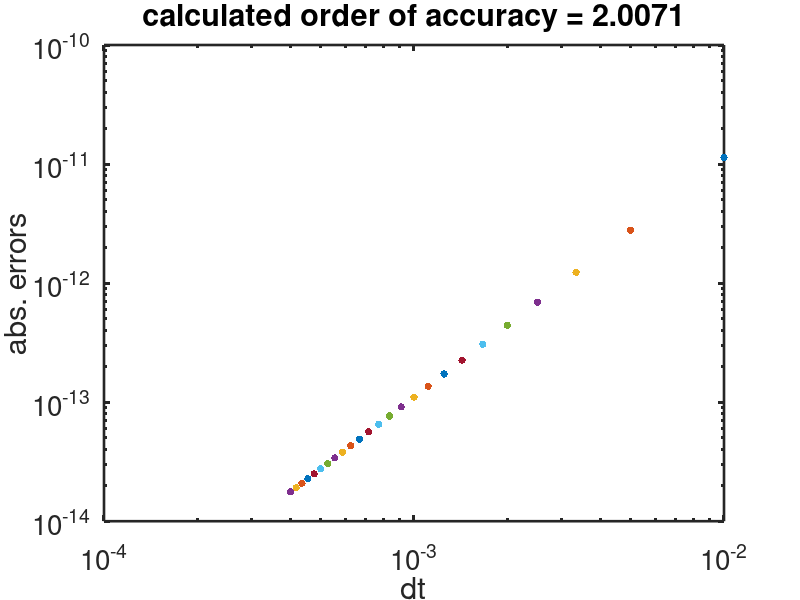

Recreate this plot in MATLAB.
% Sample solution m-file.
% Suggested solutions to guide tutors.
%--------------------------------
% Investigating the order of accuracy for some common 
% numerical schemes for ODES.
% Numerically solving the ODE
% du/dt=alpha*u

set(0,'defaultaxesfontsize',20,'defaultaxeslinewidth',1.9, ...
    'defaultlinelinewidth',2.5,'defaultpatchlinewidth',1.9)

clear all;  % clearing variables from workspace
close all;  % closing figure windows
format long; % display all the decimal places

alpha=-4.;  % suggested alpha
finaltime=5.;  % suggested final time
dtvect=[];  % declaring two empty matrices to store dt's and errors  
errorvect=[];

% loop for different timestep sizes
for ndt=2:2:50
 u0=1.;  % initial condition
 u=u0;  % set first value of f to f0
 dt=0.02/ndt;  % timestep sizes
 itimelast=round(finaltime/dt);  % total number of timesteps required

 for itime=0:itimelast-1  % timestepping loop
  switch 3  % use switch to choose which case to run
   case 1  %Explicit Euler
%BEGIN: WRITE YOUR CODE HERE, time-marching in u 
    u=u+dt*(alpha*u);  
%END
   case 2  %Heun
%BEGIN: WRITE YOUR CODE HERE, time-marching in u  
    k1=dt*(alpha*u);
    k2=dt*(alpha*(u+k1));
    u=u+0.5*(k1+k2);
%END
   case 3  %Midpoint method
%BEGIN: WRITE YOUR CODE HERE, time-marching in u
   umid=u+0.5*dt*(alpha*u);
   u=u+dt*(alpha*umid);
%END
  end  
  t=dt*(itime+1);  %advance to next time instant
  exact=exp(alpha*t)*u0;  %the exact solution to the ODE
  error=abs(u-exact);
 end  
  figure(1)
  loglog(dt,error,'.','MarkerSize',16)  %plotting errors against dt 
  hold on;
% store dt and final error to dt_vect and error_vect respectively
  dtvect=[dtvect; dt]; errorvect=[errorvect; error];
end
hold off;
 
p=polyfit(log10(dtvect),log10(errorvect),1);  %finding gradient of the points in figure 1
title(['calculated order of accuracy = ',num2str(p(1))]);  %print it out as title
xlabel('dt');
ylabel('abs. errors');
